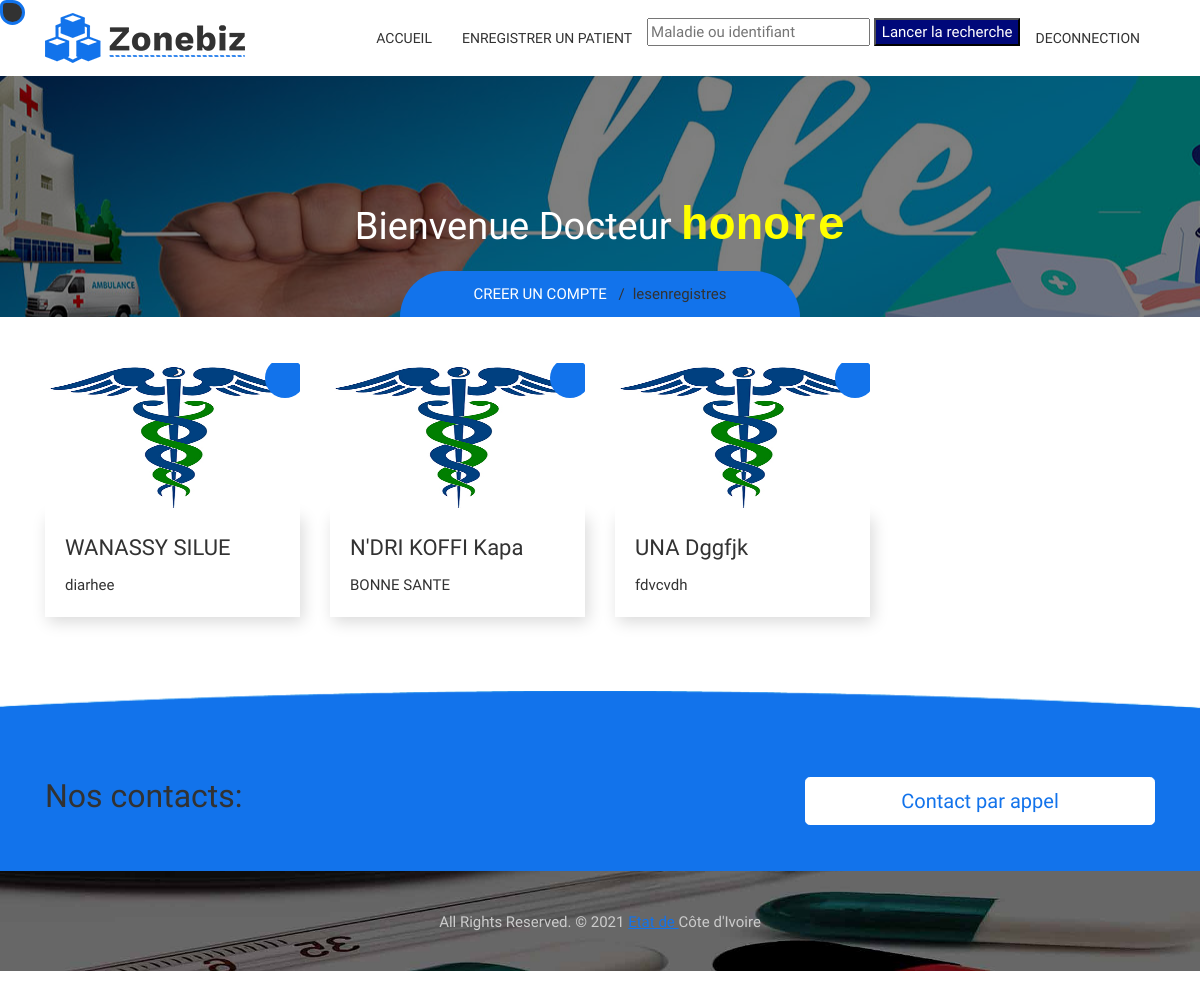
Page /rechercheform/ (signed in) on the committed database.
### document/models.py (models this page shows, shortened)
class Contact(models.Model):
    user = models.ForeignKey(User, on_delete=models.CASCADE ,default=1)
    nom = models.CharField(max_length=50)
    prenoms = models.CharField(max_length=500)
    hopital = models.CharField(max_length=500)
    profession = models.CharField(max_length=100 ,blank=True ,null=True,)
    domicile_malade = models.CharField(max_length=5000,blank=True ,null=True)
    sexe = models.CharField(max_length=50)
    date_naissance = models.CharField(max_length=50, default=0)
    lieu_naissance= models.CharField(max_length=100 ,blank=True ,null=True)
    adresse_parent = models.CharField(max_length=100 ,blank=True ,null=True)
    telephone = models.CharField(max_length=50 , default=0)
    Nom_urgence = models.CharField(max_length=500 ,blank=True ,null=True)
    telephone_urgent = models.CharField(max_length=50 , default=0)
    admission = models.CharField(max_length=50)
    age = models.CharField(max_length=50 , default=0)
    resume = models.TextField(blank=True ,null=True)
    conclusion = models.TextField( blank=True ,null=True)
    date_entree = models.CharField(max_length=50, default=0)
    date_sortie = models.CharField(max_length=50, default=0)
    diagnostique = models.TextField(blank=True ,null=True)
    examen = models.TextField(blank=True ,null=True)
    resultat_examen = models.FileField(upload_to='examen')
    année = models.CharField(max_length=100 ,blank=True ,null=True)
    ethnie = models.CharField(max_length=100 ,blank=True ,null=True)
    groupe_sang = models.CharField(max_length=50 ,blank=True ,null=True)
    rhesus = models.CharField(max_length=100 ,blank=True  ,null=True)

### document/views.py (the view, shortened to what this page needs)
# urls.py: url(r'^rechercheform/$',views.rechercheform,name='rechercheform'),
def rechercheform(request):
    message = ""
    query = request.GET.get('query')
    if not query:
        contacts = Contact.objects.filter(user= request.user) # afficher tout en fonction des utilisateur
    context = {
        'contacts':contacts,
        'message':message,
    }
    return render(request, 'lesenregistres.html', context)

### document/templates/lesenregistres.html (shortened to what this page needs)
{% extends "layouts/base.html" %}
{% load static %}
	{% block head %}
	<head>
		<link href="{% static 'patien/vendor/bootstrap/css/bootstrap.min.css' %}" rel="stylesheet">
		<link href="{% static 'patien/css/all.css' %}" rel="stylesheet">
		<link href="{% static 'patien/css/style.css' %}" rel="stylesheet">
	</head>
	{% endblock head %}
	{% block body %}
	<body>
	<div class="wrapper-main">
		<nav class="navbar navbar-expand-lg navbar-dark bg-light top-nav">
			<div class="container">
				<a class="navbar-brand" href="{% url 'index' %}">
					<img src="{% static 'patien/images/logo.png' %}" alt="logo" />
				</a>
				<div class="collapse navbar-collapse" id="navbarResponsive">
					<ul class="navbar-nav ml-auto">
						<li class="nav-item">
							<a class="nav-link" href="{% url 'index' %}">Accueil</a>
						</li>
						<li class="nav-item">
							<a class="nav-link" href="{% url 'patientformPage' %}"> Enregistrer un patient </a>
						</li>
						<li class="nav-item">
							{% include "rechercheform.html" %}
						</li>
						<li class="nav-item">
							<a class="nav-link" href="{% url 'logout' %}">DECONNECTION</a>
						</li>
					</ul>
				</div>
			</div>
		</nav>
		<div class="full-title">
			<div class="container">
				<h1 class="mt-4 mb-3">Bienvenue Docteur <samp style="font-weight: bolder; font-size:1.2em; color:yellow">{{request.user}}</samp></h1>
				<div class="breadcrumb-main">
					<ol class="breadcrumb">
						<li class="breadcrumb-item">
							<a href="{% url 'registerPage'%}">CREER UN COMPTE</a>
						</li>
						<li class="breadcrumb-item active">lesenregistres</li>
					</ol>
				</div>
			</div>
		</div>
		<div class="portfolio-col">
			<div class="container">
				<div class="row">
					{% for contact in contacts %}
					<div class="col-lg-3 col-md-4 col-sm-6 portfolio-item">
						<div class="card h-100">
							<a class="hover-box" href="{% url 'details' contact.id %}">
								<div class="dot-full">
								</div>
								<img class="card-img-top" src="{% static 'patien/images/portfolio-big-1.jpg' %}" height="150px" width="50px" alt="" />
							</a>
							<div class="card-body">
								<h4><a href="{% url 'details' contact.id %}">{{contact.nom}} {{contact.prenoms}}</a></h4>
								<p>{{contact.diagnostique}}</p>
							</div>
						</div>
					</div>
					{% endfor %}
			</div>
		</div>
		<div class="touch-line">
			<div class="container">
				<div class="row">
					<div class="col-md-8">
						<h2>Nos contacts:</h2>
					</div>
					<div class="col-md-4">
					<a class="btn btn-lg btn-secondary btn-block" href="tel:+225-0758343332"> Contact par appel</a>
					</div>
				</div>
			</div>
		</div>
		<footer class="footer">
			<div class="container">
				<p class="copyright text-center">All Rights Reserved. &copy; 2021 <a href="{% url 'index' %}">Etat de </a> Côte d'Ivoire
				</p>
			</div>
		</footer>
	</div>
	</body>
	{% endblock body %}

### document/static/patien/css/style.css (style rules this page uses)
body { padding: 0px; font-family: 'Work Sans', sans-serif; font-size: 15px; color: #323232; }
@media (min-width: 992px) { body { padding-top: 0px; } }
a.btn-secondary { background-color: #1273eb; border-color: #1273eb; }
.wrapper-main { position: relative; overflow: hidden; }
.top-nav { background-color: #ffffff !important; }
.navbar-expand-lg.top-nav .navbar-nav .nav-link { padding: 10px 15px; color: #323232; font-size: 14px; font-weight: 500; text-transform: uppercase; position: relative; }
.navbar-expand-lg.top-nav .navbar-nav .nav-link:before { content: ""; position: absolute; width: 0px; background: #1273eb; height: 5px; top: 0px; left: 0px; border-radius: 6px; -webkit-transition: all 500ms ease; -ms-transition: all 500ms ease; -o-transition: all 500ms ease; -moz-transition: all 500ms ease; transition: all 500ms ease; }
.navbar-expand-lg.top-nav .navbar-nav .nav-link:after { content: ""; position: absolute; width: 0px; background: #1273eb; height: 5px; bottom: 0px; right: 0px; border-radius: 6px; -webkit-transition: all 500ms ease; -ms-transition: all 500ms ease; -o-transition: all 500ms ease; -moz-transition: all 500ms ease; transition: all 500ms ease; }
.portfolio-item { margin-bottom: 30px; }
.card-img-top { transition: all 500ms linear 0s; }
.touch-line { padding: 40px 0px; background: #1273eb; position: relative; margin-top: 90px; }
.touch-line:before { position: absolute; content: ""; z-index: -1; left: 0; top: -46px; bottom: auto; right: auto; z-index: -1; width: 100%; height: 50px; background-size: cover; background-position: 50% 50%; background-image: url(../images/bg-bdr2.png); }
.touch-line a.btn-secondary { background-color: #ffffff; border-color: #ffffff; color: #1273eb; }
.footer { width:100%; background: url(../images/footer-bg1.jpg) no-repeat center; background-size: cover; min-height:100px; padding:10px 0px 25px 0px; }
footer p { font-size:15px; color:#CCC; padding-bottom:0px; margin-bottom:8px; }
.copyright { margin-top: 30px; }
.copyright a { color: #1273eb; text-decoration: underline; }
.full-title { padding: 100px 0px 0px 0px; background: url(../images/all-title-bg1.jpg) no-repeat center; position: relative; }
.full-title:before { content: ""; background: rgba(0,0,0,0.5); top: 0px; left: 0px; position: absolute; width: 100%; height: 100%; }
.full-title h1 { position: relative; color: #ffffff; font-size: 38px; text-align: center; }
.breadcrumb-main { position: relative; max-width: 400px; margin: 0 auto; text-align: center; }
.breadcrumb-main .breadcrumb { background: #1273eb; border-radius: 100px 100px 0px 0px; display: block; }
.breadcrumb-main .breadcrumb li a { color: #ffffff; font-size: 15px; }
.breadcrumb-main .breadcrumb li { color: #323232; display: inline-block; font-size: 15px; }
.breadcrumb-main .breadcrumb-item + .breadcrumb-item::before { color: #323232; }
.portfolio-col { padding: 30px 0px; }
.portfolio-item .card { border: none; }
.portfolio-item .card .card-body { box-shadow: 3px 5px 15px rgba(0,0,0, .15); }
.portfolio-item .card .card-body h4 { margin-bottom: 12px; }
.portfolio-item .card .card-body h4 a { color: #323232; text-decoration: none; font-size: 22px; text-transform: capitalize; }
.portfolio-item .card .card-body p { margin-bottom: 0px; }
.hover-box { position: relative; overflow: hidden; }
.dot-full { background: #1273eb; width: 40px; height: 40px; position: absolute; top: -5px; right: -5px; border-radius: 50px; transition: all 0.5s ease 0s; }

### rows in the picture
Contact: nom "WANASSY", prenoms "SILUE", diagnostique "diarhee"
Contact: nom "N'DRI", prenoms "KOFFI Kapa", diagnostique "BONNE SANTE"
Contact: nom "UNA", prenoms "Dggfjk", diagnostique "fdvcvdh"

### other values in the picture
{{ request.user }} "honore"
